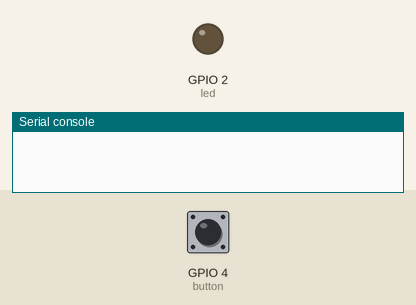
This program was run on a simulated ESP32 board running MicroPython. On the bench: output pins drawn as LEDs (lit = HIGH), the last lines printed to the serial console. The inputs (shaded band) are chosen by the test bench; at power-on: GPIO 4 (button) LOW.

Above: at 1.2 s.
1.3 s: GPIO 4 (button) pulled HIGH for 0.15 s
At 1.4 s:
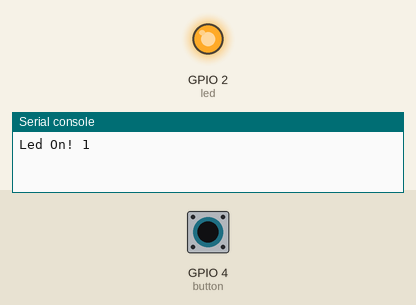
3.0 s: GPIO 4 (button) pulled HIGH for 3.2 s
At 7.1 s:
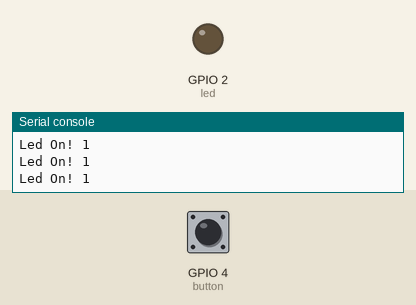
Timing chart, 0 to 8.6 s (numbered marks = the images above; inputs shaded):
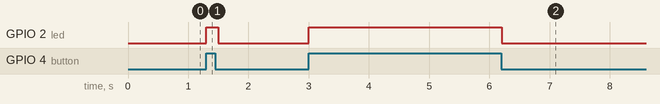

Measured:
- after the input at 1.3 s, GPIO 2 (led): LOW → HIGH at once, → LOW 0.20 s later
- after the input at 3.0 s, GPIO 2 (led): LOW → HIGH at once, → LOW 3.2 s later

The program:

pushPullDown.py
```python
#Enciente un led utilizando resistencia interna Pull-Up:
#Al leer 1 encenderá el led

from machine import Pin
from time import sleep

led = Pin(2, Pin.OUT)
button = Pin(4, Pin.IN, Pin.PULL_DOWN)

while True:
    b = button.value()
    if b==True:
        led.value(True)
        print('Led On!', b)
        sleep(0.1)
    led.value(False)
```
